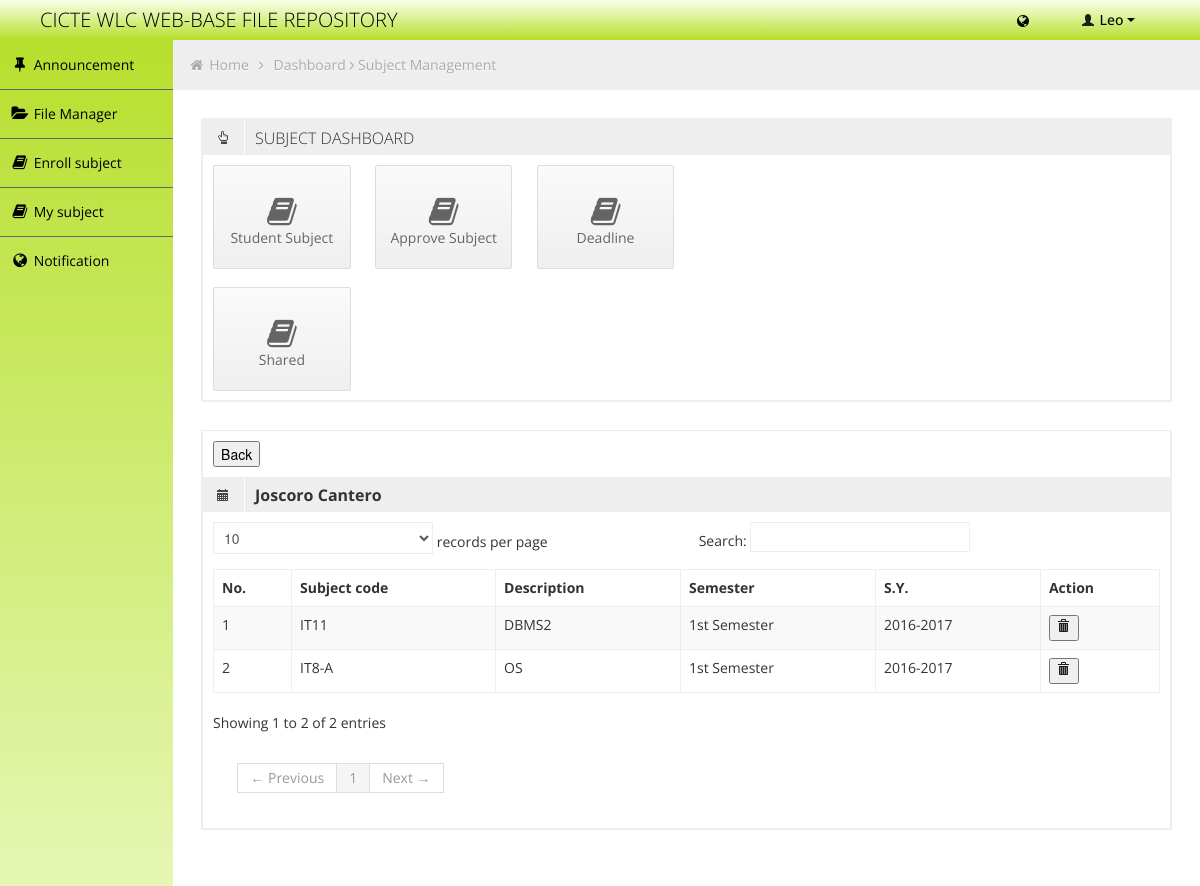
The page /subjectmanagement.php?subject=persubjstaff&&user_id=2 (signed in) on the database its author committed.
### tables this page shows
CREATE TABLE `fr_stud` (
  `id` int(11) NOT NULL auto_increment,
  `user_id` int(11) NOT NULL,
  `ControlNo` int(11) NOT NULL,
  `FName` varchar(50) NOT NULL,
  `LName` varchar(50) NOT NULL,
  `Mname` varchar(50) NOT NULL,
  `Course` varchar(30) NOT NULL,
  `Year` varchar(30) NOT NULL,
  `size_limit` int(11) NOT NULL,
  PRIMARY KEY  (`id`),
  UNIQUE KEY `ControlNo` (`ControlNo`)
);

CREATE TABLE `fr_path` (
  `id` int(11) NOT NULL auto_increment,
  `url` varchar(30000) NOT NULL,
  `user_id` int(11) NOT NULL,
  PRIMARY KEY  (`id`)
);

CREATE TABLE `fr_staff` (
  `id` int(11) NOT NULL auto_increment,
  `user_id` int(11) NOT NULL,
  `FirstN` varchar(50) NOT NULL,
  `LastN` varchar(50) NOT NULL,
  `midN` varchar(50) NOT NULL,
  `size_limit` int(11) NOT NULL,
  PRIMARY KEY  (`id`)
);

CREATE TABLE `fr_ins_subject` (
  `id` int(11) NOT NULL auto_increment,
  `user_id` int(11) NOT NULL,
  `Subject` varchar(50) NOT NULL,
  `SubPath` varchar(1000) NOT NULL,
  `Date_Created` date NOT NULL,
  `Time_Created` time NOT NULL,
  `size_limit` double NOT NULL,
  PRIMARY KEY  (`id`)
);

CREATE TABLE `fr_subject` (
  `subID` int(11) NOT NULL auto_increment,
  `SubCode` varchar(250) NOT NULL,
  `Description` varchar(500) NOT NULL,
  `status` enum('ASSIGNED','NOT ASSIGNED') NOT NULL default 'NOT ASSIGNED',
  `SemID` int(11) NOT NULL,
  PRIMARY KEY  (`subID`),
  UNIQUE KEY `SubCode` (`SubCode`)
);

CREATE TABLE `fr_semester` (
  `SemID` int(11) NOT NULL auto_increment,
  `Semester` varchar(100) NOT NULL,
  `SYID` int(11) NOT NULL,
  `sem_status` enum('Active','Inactive') NOT NULL default 'Inactive',
  PRIMARY KEY  (`SemID`)
);

CREATE TABLE `fr_sy` (
  `SYID` int(11) NOT NULL auto_increment,
  `SYstart` int(11) NOT NULL,
  `SYend` int(11) NOT NULL,
  PRIMARY KEY  (`SYID`)
);

### subjectmanagement/persubjectstaff.php (the view)
<div class="box-content">
	<a href="subjectmanagement.php?subject=faculty"><button>Back</button></a>
</div>
<div class="box-header" data-original-title>
	<?php
		$result = mysql_query("SELECT * FROM fr_staff WHERE user_id = '".$_GET['user_id']."'");
		$row = mysql_fetch_array($result);
	?>
	<h2><i class="halflings-icon calendar"></i><span class="break"></span><b><?php echo $row['FirstN']." ".$row['LastN']; ?></b></h2>
</div>
<div class="box-content">
	<table class="table table-striped table-bordered bootstrap-datatable datatable">
	  <thead>
		  <tr>
		  	<th>No. </th>
		  	<th>Subject code</th>
			<th>Description</th>
			<th>Semester</th>
			<th>S.Y.</th>
			<th>Action</th>
		  </tr>
	  </thead>
	  <tbody>
	  	<?php
	  		$result = mysql_query("SELECT isub.id,isub.Subject,sub.Description,sy.*,sem.* FROM fr_ins_subject as isub,fr_subject as sub , fr_semester as sem , fr_sy as sy WHERE sem.SYID = sy.SYID AND  sem.SemID = sub.SemID AND sub.SubCode = isub.Subject AND sem.sem_status = 'Active' AND isub.user_id = '".$_GET['user_id']."'") or die("Error:".mysql_error());
		 	if(mysql_num_rows($result) > 0)
		 	{
		 		while ($row = mysql_fetch_array($result))
		 		{
		 		$C++;
		 ?>
		 		<tr>
		 			<td><?php echo $C; ?></td>
	              	<td><?php echo $row['Subject']; ?></td>
	              	<td><?php echo $row['Description']; ?></td>
	              	<td><?php echo $row['Semester']; ?></td>
	              	<td><?php echo $row['SYstart'].'-'.$row['SYend']; ?></td>
					<td><a onclick="return confirm('Are you sure you want to delete?');" href="php/delete.php?delete=faculty&&id=<?php echo $row['id']; ?>&&subcode=<?php echo $row['Subject']; ?>"><button><i class="halflings-icon trash"></i></button></a></td>
				</tr>
		<?php
				}
			}
		?>
	  </tbody>
  </table>
</div>

### php/header.php (shortened to what this page needs)
<?php
		if($_SESSION['UserLvl'] == 1)
		{
			$result1 = mysql_query("SELECT * FROM fr_stud WHERE user_id = '".$_SESSION['user_id']."'");
			$row1 = mysql_fetch_array($result1);
			$name = $row1['FName'];
		}
?>
<div class="navbar">
	<div class="navbar-inner">
		<div class="container-fluid">
			<a class="brand" href=""><span>CICTE WLC WEB-BASE FILE REPOSITORY</span></a>
			<div class="nav-no-collapse header-nav">
				<ul class="nav pull-right">
					<li class="dropdown hidden-phone">
						<a  class="btn dropdown-toggle" data-toggle="dropdown" href="#">
								<i class="icon-globe" id="notifcount"></i>
						</a>
					</li>
					<li class="dropdown">
						<a class="btn dropdown-toggle" data-toggle="dropdown" href="#">
							<i class="halflings-icon white user"></i> <?php echo $name; ?>
							<span class="caret"></span>
						</a>
					</li>
				</ul>
			</div>
		</div>
	</div>
</div>

### php/menu.php
<div id="sidebar-left" class="span2">
	<div class="nav-collapse sidebar-nav">
		<ul class="nav nav-tabs nav-stacked main-menu">
			<li><a href="newsfeed.php"><i class="icon-pushpin"></i><span class="hidden-tablet"> Announcement </span></a></li>
			<?php
				$result = mysql_query("SELECT * FROM  fr_path WHERE user_id = '".$_SESSION['user_id']."'") or die('Error share: '. mysql_error());
			 	if(mysql_num_rows($result) > 0)
			 	{
			 		while ($row = mysql_fetch_array($result))
			 		{
			?>
						<li><a href="index.php?id=<?php echo $row['id']; ?>"><i class="icon-folder-open"></i><span class="hidden-tablet"> File Manager </span></a></li>
			<?php
			 		}
			 	}
			?>
			<?php
				if($_SESSION['UserLvl'] == '1')
				{
			?>
					<li><a href="enroll_subject.php?subject=enroll"><i class="icon-book"></i><span class="hidden-tablet"> Enroll subject </span></a></li>
					<li><a href="enroll_subject.php?subject=subject"><i class="icon-book"></i><span class="hidden-tablet"> My subject </span></a></li>
					<li><a href="messages.php"><i class="icon-globe"></i><span class="hidden-tablet"> Notification</span>
					</a></li>
			<?php
				}
				else
				{
			?>
					<li><a href="dashboard.php"><i class="icon-cog"></i><span class="hidden-tablet"> Dashboard </span></a></li>
					<li><a href="messages.php"><i class="icon-globe"></i><span class="hidden-tablet"> Notification</span>
					</a></li>
			<?php
				}
			?>
		</ul>
	</div>
</div>

### css/style-responsive.css (style rules this page uses)
@media (min-width: 1200px) { #sidebar-left { background: rgb(248,255,232); background: -moz-linear-gradient(bottom, rgba(248,255,232,1) 0%, rgba(227,245,171,1) 33%, rgba(183,223,45,1) 100%); background: -webkit-gradient(linear, left bottom, left top, color-stop(0%,rgba(248,255,232,1)), color-stop(33%,rgba(227,245,171,1)), color-stop(100%,rgba(183,223,45,1))); background: -webkit-linear-gradient(bottom, rgba(248,255,232,1) 0%,rgba(227,245,171,1) 33%,rgba(183,223,45,1) 100%); background: -o-linear-gradient(bottom, rgba(248,255,232,1) 0%,rgba(227,245,171,1) 33%,rgba(183,223,45,1) 100%); background: -ms-linear-gradient(bottom, rgba(248,255,232,1) 0%,rgba(227,245,171,1) 33%,rgba(183,223,45,1) 100%); background: linear-gradient(to top, rgba(248,255,232,1) 0%,rgba(227,245,171,1) 33%,rgba(183,223,45,1) 100%); filter: progid:DXImageTransform.Microsoft.gradient( startColorstr='#f8ffe8', endColorstr='#b7df2d',GradientType=0 ); margin-left: 0px !important; position: absolute; height: 100%; } }
@media (min-width: 1200px) { .sidebar-nav > ul { margin: 0px; } }

### css/halflings.css (style rules this page uses)
html, html .halflings { -webkit-font-smoothing: antialiased !important; }
.halflings-icon { display: inline-block; width: 14px; height: 14px; line-height: 14px; vertical-align: text-top; background-image: url(../img/glyphicons_halflings.svg); background-position: 0 0; background-repeat: no-repeat; vertical-align: top; *display: inline; *zoom: 1; *margin-right: .3em; }
.halflings-icon.user { background-position: -168px 0; }
.halflings-icon.trash { background-position: -456px 0; }
.halflings-icon.calendar { background-position: -192px -120px; }

### rows shown on the page
fr_stud: FName "Leo"
fr_staff: FirstN "Joscoro", LastN "Cantero"
fr_ins_subject: Subject "IT11", fr_subject.Description "DBMS2", fr_semester.Semester "1st Semester", fr_sy.SYstart "2016", fr_sy.SYend "2017"
fr_ins_subject: Subject "IT8-A", fr_subject.Description "OS", fr_semester.Semester "1st Semester", fr_sy.SYstart "2016", fr_sy.SYend "2017"
